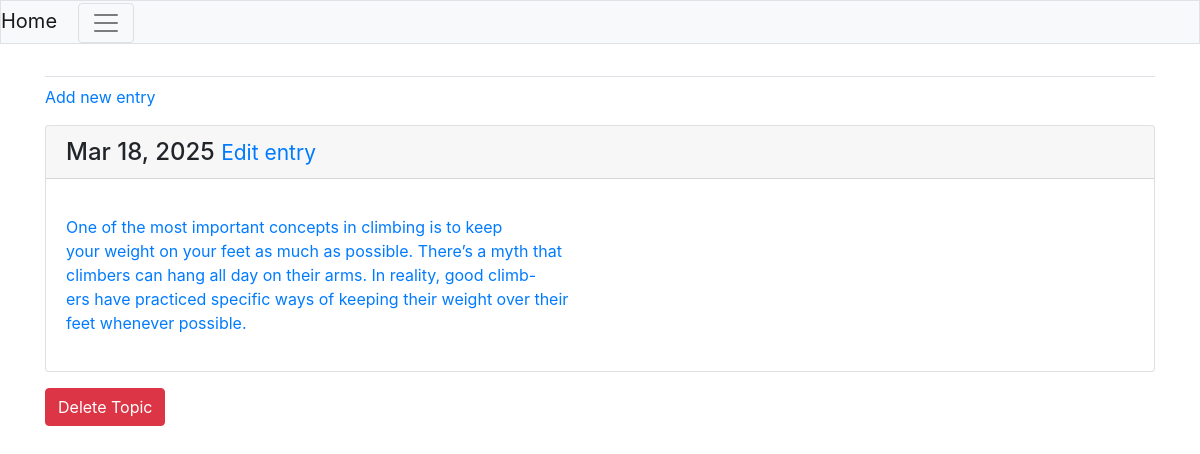
The page /topics/2/ (signed in) on the database its author committed.
### logs/models.py (models this page shows, shortened)
class Entry(models.Model):
    topic=models.ForeignKey(Topic,on_delete=models.CASCADE)
    text=models.TextField()
    date_added=models.DateField(auto_now_add=True)
    '''nesting a meta class inside entry class ,holds extra information
    for managing a model,allow to set special attribute telling django
    to use Entries when refering to many,without it (Entrys )would be case'''
    class Meta:
        verbose_name_plural='entries'

### logs/views.py (the view)
# urls.py: path('topics/<int:topic_id>/',views.topic,name='topic'),
@login_required
def topic(request,topic_id):
    topic=Topic.objects.get(id=topic_id)### queris database for specific information
    if topic.owner !=request.user:
        raise Http404
    entries=topic.entry_set.order_by('-date_added')###
    context={'topic':topic,'entries':entries}
    return render(request,'topic.html',context)

### logs/templates/topic.html (shortened to what this page needs)
{%extends 'base.html'%}
{%block content%}
<p>
 <a href="{%url 'logs:new_entry' topic.id%}">Add new entry</a>
</p>
   {%for entry in entries%}
   <div class="card mb-3">
        <h4 class="card-header">
            {{entry.date_added|date:"M d, Y"}} {{entry.date_added|time:"H:i"}}
            <small><a href="{%url 'logs:edit_entry' entry.id%}">Edit entry</small>
        </h4>
        <div class="card-body">
            <p>
            {{entry.text|linebreaks}}
            </p>
        </div>
    </div>
    {%empty%}
    <p>There are no entries for this topic yet</p>
    {%endfor%}
<form action="{% url 'logs:delete_topic' topic.id %}" method="post" style="display:inline;">
    <button type="submit" class="btn btn-danger" onclick="return confirm('Are you sure you want to delete this topic?')">
        Delete Topic
    </button>
</form>
{%endblock content%}

### rows shown on the page
Entry: date_added "Mar 18, 2025", text "One of the most important concepts in climbing is to keep your weight on your feet as much as possible. There’s a myth that climbers can hang all day on their arms. In reality, good climb- ers have practiced specific ways of keeping their weight over their feet whenever possible."
